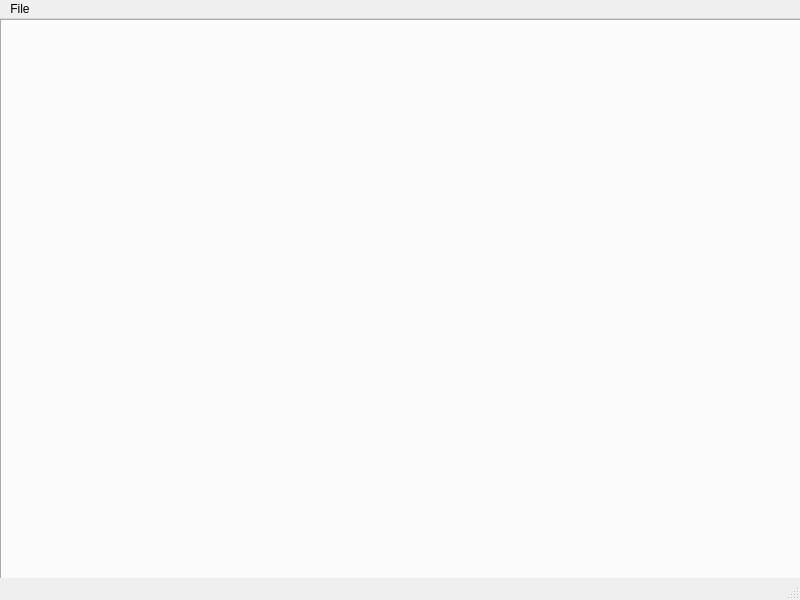
<?xml version="1.0" encoding="UTF-8"?>
<ui version="4.0">
 <class>MainWindow</class>
 <widget class="QMainWindow" name="MainWindow">
  <property name="geometry">
   <rect>
    <x>0</x>
    <y>0</y>
    <width>800</width>
    <height>600</height>
   </rect>
  </property>
  <property name="windowTitle">
   <string>MainWindow</string>
  </property>
  <widget class="QWidget" name="centralwidget">
   <widget class="QTabWidget" name="tabWidget">
    <property name="geometry">
     <rect>
      <x>0</x>
      <y>0</y>
      <width>801</width>
      <height>561</height>
     </rect>
    </property>
    <property name="currentIndex">
     <number>-1</number>
    </property>
    <property name="documentMode">
     <bool>false</bool>
    </property>
    <property name="tabsClosable">
     <bool>true</bool>
    </property>
   </widget>
  </widget>
  <widget class="QMenuBar" name="menubar">
   <property name="geometry">
    <rect>
     <x>0</x>
     <y>0</y>
     <width>800</width>
     <height>21</height>
    </rect>
   </property>
   <widget class="QMenu" name="menuFile">
    <property name="title">
     <string>File</string>
    </property>
    <addaction name="actionOpen"/>
    <addaction name="actionClose"/>
   </widget>
   <addaction name="menuFile"/>
  </widget>
  <widget class="QStatusBar" name="statusbar"/>
  <action name="actionOpen">
   <property name="text">
    <string>Open</string>
   </property>
  </action>
  <action name="actionClose">
   <property name="text">
    <string>Close</string>
   </property>
  </action>
 </widget>
 <resources/>
 <connections>
  <connection>
   <sender>actionOpen</sender>
   <signal>triggered()</signal>
   <receiver>MainWindow</receiver>
   <slot>openRepo()</slot>
   <hints>
    <hint type="sourcelabel">
     <x>399</x>
     <y>299</y>
    </hint>
    <hint type="destinationlabel">
     <x>399</x>
     <y>299</y>
    </hint>
   </hints>
  </connection>
 </connections>
 <slots>
  <slot>openRepo()</slot>
 </slots>
</ui>
